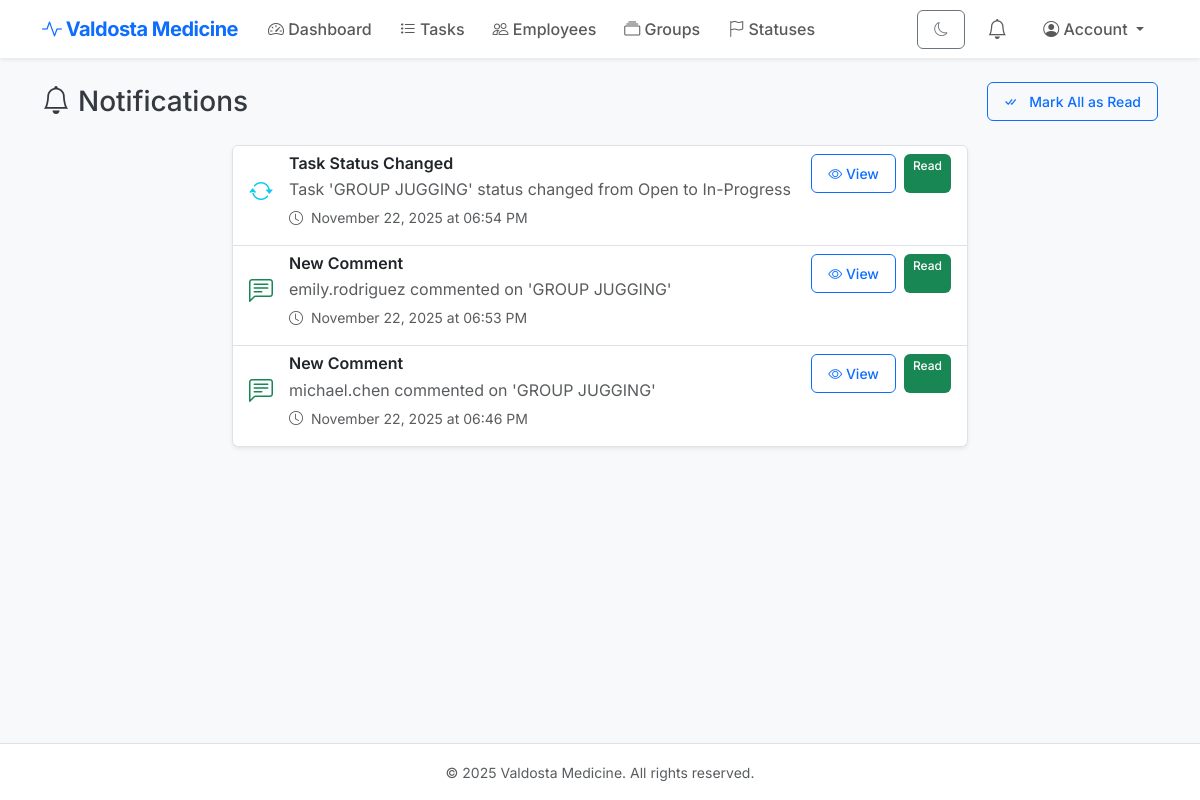
Page /notifications (signed in) on the committed database.
### models.py (models this page shows)
class Notification(db.Model):
    __tablename__ = "notifications"
    id = db.Column(db.Integer, primary_key=True)
    user_id = db.Column(db.Integer, db.ForeignKey("users.id"), nullable=False)
    title = db.Column(db.String(200), nullable=False)
    message = db.Column(db.Text, nullable=False)
    notification_type = db.Column(db.String(50))  # task_assigned, status_changed, comment_added, group_task
    task_id = db.Column(db.Integer, db.ForeignKey("tasks.id"), nullable=True)
    is_read = db.Column(db.Boolean, default=False)
    created_at = db.Column(db.DateTime, nullable=False)
    user = db.relationship("User")
    task = db.relationship("Task")

### app.py (the view)
    @app.route("/notifications")
    @login_required
    def notifications():
        user = User.query.get(session["user_id"])
        all_notifications = Notification.query.filter_by(user_id=user.id).order_by(Notification.created_at.desc()).all()
        return render_template("notifications.html", notifications=all_notifications)

### models.py (called while the page is built)
    def is_admin(self):
        return any(g.is_admin_group for g in self.groups)

    def full_name(self):
        return f"{self.first_name} {self.last_name}"

### templates/notifications.html (shortened to what this page needs)
{% extends "base.html" %}
{% block content %}
<div class="d-flex justify-content-between align-items-center mb-4">
    <h2 class="h3 mb-0">
        <i class="bi bi-bell me-2"></i>Notifications
    </h2>
    {% if notifications %}
    <form method="POST" action="{{ url_for('mark_all_notifications_read') }}" class="d-inline">
        <button class="btn btn-sm btn-outline-primary">
            <i class="bi bi-check-all me-2"></i> Mark All as Read
        </button>
    </form>
    {% endif %}
</div>
<div class="row">
    <div class="col-lg-8 mx-auto">
        {% if notifications %}
        <div class="list-group shadow-sm">
            {% for notif in notifications %}
            <div class="list-group-item {% if not notif.is_read %}list-group-item-light border-start border-primary border-3{% endif %}">
                <div class="d-flex w-100 justify-content-between align-items-start">
                    <div class="flex-grow-1">
                        <div class="d-flex align-items-center mb-2">
                            {% if notif.notification_type == 'task_assigned' %}
                                <i class="bi bi-person-check text-primary fs-4 me-3"></i>
                            {% elif notif.notification_type == 'status_changed' %}
                                <i class="bi bi-arrow-repeat text-info fs-4 me-3"></i>
                            {% elif notif.notification_type == 'comment_added' %}
                                <i class="bi bi-chat-left-text text-success fs-4 me-3"></i>
                            {% elif notif.notification_type == 'group_task' %}
                                <i class="bi bi-people text-warning fs-4 me-3"></i>
                            {% else %}
                                <i class="bi bi-info-circle text-secondary fs-4 me-3"></i>
                            {% endif %}
                            <div>
                                <h6 class="mb-1">{{ notif.title }}</h6>
                                <p class="mb-1 text-muted">{{ notif.message }}</p>
                                <small class="text-muted">
                                    <i class="bi bi-clock me-1"></i>
                                    {{ notif.created_at.strftime('%B %d, %Y at %I:%M %p') if notif.created_at }}
                                </small>
                            </div>
                        </div>
                    </div>
                    <div class="d-flex gap-2 ms-3">
                        {% if notif.task_id %}
                        <a href="{{ url_for('view_task', task_id=notif.task_id) }}"
                           class="btn btn-sm btn-outline-primary"
                           onclick="fetch('{{ url_for('mark_notification_read', notif_id=notif.id) }}', {method: 'POST'})">
                            <i class="bi bi-eye"></i> View
                        </a>
                        {% endif %}
                        {% if not notif.is_read %}
                        <form method="POST" action="{{ url_for('mark_notification_read', notif_id=notif.id) }}" class="d-inline">
                            <button class="btn btn-sm btn-outline-secondary" title="Mark as read">
                                <i class="bi bi-check"></i>
                            </button>
                        </form>
                        {% else %}
                        <span class="badge bg-success">Read</span>
                        {% endif %}
                    </div>
                </div>
            </div>
            {% endfor %}
        </div>
        {% endif %}
    </div>
</div>
{% endblock %}

### static/style.css (style rules this page uses)
body { font-family: 'Inter', sans-serif; background-color: #f8f9fa; color: #343a40; }
h1, h2, h3, h4, h5, h6 { font-weight: 600; color: #212529; }
.btn { border-radius: 0.375rem; font-weight: 500; padding: 0.5rem 1rem; }
.badge { font-weight: 500; padding: 0.5em 0.75em; }
.list-group-item { transition: all 0.2s ease; }
body, .card, .navbar, .footer, .table, .modal-content, .form-control, .form-select, .dropdown-menu, .badge, .nav-link, .btn { transition: background-color .25s ease, color .25s ease, border-color .25s ease, box-shadow .25s ease; }

### rows in the picture
Notification: notification_type "status_changed" (drawn), title "Task Status Changed", message "Task 'GROUP JUGGING' status changed from Open to In-Progress", created_at "November 22, 2025 at 06:54 PM", is_read "Read"
Notification: notification_type "comment_added" (drawn), title "New Comment", message "emily.rodriguez commented on 'GROUP JUGGING'", created_at "November 22, 2025 at 06:53 PM", is_read "Read"
Notification: notification_type "comment_added" (drawn), title "New Comment", message "michael.chen commented on 'GROUP JUGGING'", created_at "November 22, 2025 at 06:46 PM", is_read "Read"
